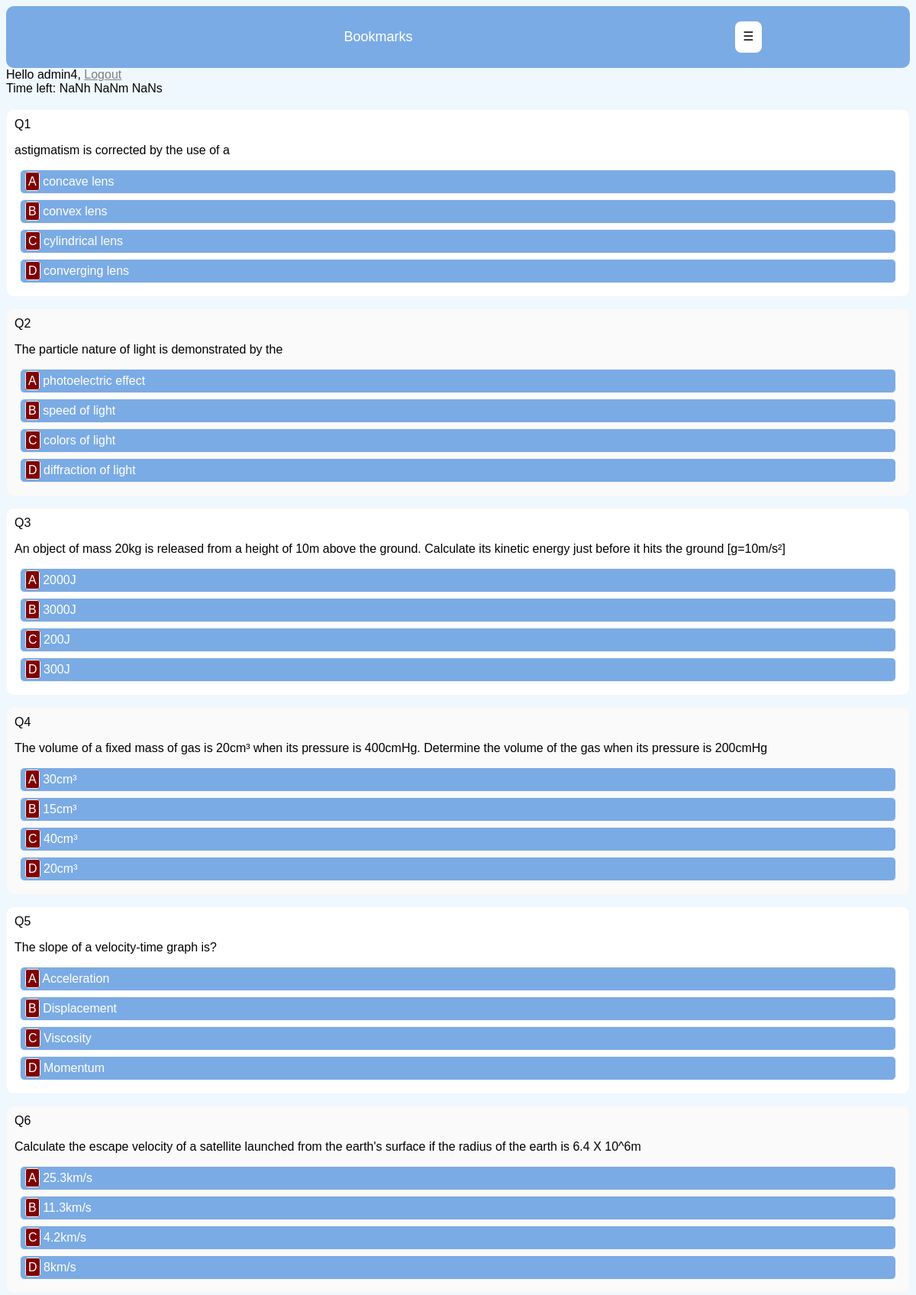
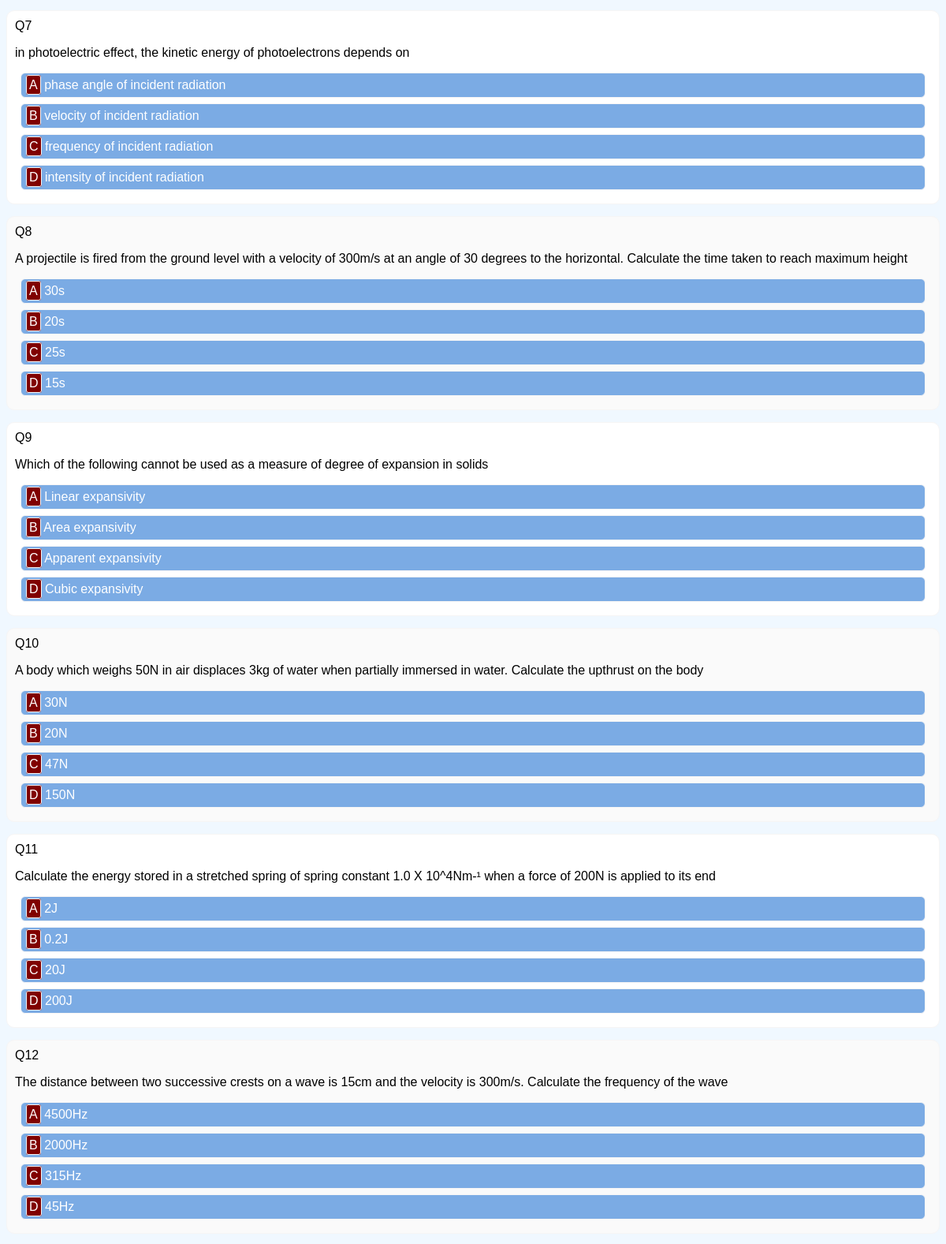
The app's page /account/quiz/Physics/ (signed in, upper part) with its own data (2 pictures, top to bottom).
### account/models.py (models this page shows, shortened)
class Question(models.Model):
	course = models.ForeignKey(Subject, on_delete=models.CASCADE, related_name='questions')
	question = models.CharField(max_length=300)
	optionA = models.CharField(max_length=250)
	optionB = models.CharField(max_length=250)
	optionC = models.CharField(max_length=250)
	optionD = models.CharField(max_length=250)
	options = [('A', 'A'), ('B', 'B'), ('C', 'C'), ('D', 'D')]
	answer = models.CharField(max_length=250, choices=options)

### account/views.py (the view)
# urls.py: path('quiz/<slug:subject>/', views.quiz, name='quiz'),
def quiz(request, subject):
	quiz_questions = Question.objects.filter(course__subject_name=subject).all().order_by('?')[:30]
	total = Question.objects.filter(course__subject_name=subject).all().count()
	subject = subject
	if total <= 30:
		total = total
	else:
		total = 30
	return render(request, 'quiz/quiz.html',{'subject': subject, 'section': 'quiz',
								'total': total, 'quiz_questions': quiz_questions})

### account/templates/quiz/quiz.html (shortened to what this page needs)
{% extends 'account/base.html' %}
{% block content %}
	<div id='time'></div>
	<div id='questiondiv'>
		<br/>
		{% for question in quiz_questions %}
			<div class='questiondata' data-question='{{ forloop.counter }}'
			data-answer='{{ question.answer }}'>
				<span>Q{{ forloop.counter }}</span><br/>
				<p>{{ question.question }}</p>
				<div id='options'>
					<section data-choice='A' data-at='{{ forloop.counter }}' class='answerChoice'>
						<span class='wrapped'>A</span>
						<span>{{ question.optionA }}
					</section>
					<section data-choice='B' data-at='{{ forloop.counter }}' class='answerChoice'>
						<span class='wrapped'>B</span>
						<span>{{ question.optionB }}
					</section>
					<section data-choice='C' data-at='{{ forloop.counter }}' class='answerChoice'>
						<span class='wrapped'>C</span>
						<span>{{ question.optionC }}
					</section>
					<section data-choice='D' data-at='{{ forloop.counter }}' class='answerChoice'>
						<span class='wrapped'>D</span>
						<span>{{ question.optionD }}
					</section>
				</div>
			</div>
		{% endfor %}
	</div>
{% endblock %}

### account/templates/account/base.html (shortened to what this page needs)
{% load static %}
<!DOCTYPE html>
<html>
  <head>
  </head>
  <body>
     <div id="header">
     	<nav>
     		<section class="logo">Bookmarks</section>
     		<span class='burger'>&#x2630;</span>
     	</nav>
     </div>
     <span class="user">
     		{% if request.user.is_authenticated %}
     			 Hello {{ request.user.username }},
     			 <a href="{% url 'logout' %}" style='color: grey;'>
     		 		Logout
     		 	</a>
     		{% else %}
     			<a href="{% url 'login' %}" style='color: grey;'>Log-in</a>
     		{% endif %}
     	</span>
     	{% block content %}
     	{% endblock %}
  </body>
</html>

### account/templates/account/base.html (style rules this page uses)
#header { background-color: rgb(123,171,228); border-radius: 10px; text-align: center; padding: 20px; }
#header .logo { color: white; font-size: large; }
body { font-family: Sans-Serif, Arial; }
nav { display: flex; flex-wrap: wrap; }
.logo { width: 80%; padding: 10px; }
a { color: navy; }
nav .burger { padding: 10px; background-color: white; border-radius: 8px; }

### account/templates/quiz/quiz.html (style rules this page uses)
.questiondata { border-radius: 10px; border: 1px solid #f6f5f5; padding: 10px; background: white; margin-bottom: 15px; }
.wrapped { border: 1px solid #f6f5f5; padding: 3px; border-radius: 3px; background-color: maroon; }
.answerChoice { border: 1px solid #f6f5f5; padding: 6px; border-radius: 6px; margin: 7px; background-color: rgb(123,171,228); color: white; }
.questiondata:nth-child(even) { background: #fafafa; }
body { background: #f0f8ff; }

### records on screen
Question: question "astigmatism is corrected by the use of a", optionA "concave lens", optionB "convex lens", optionC "cylindrical lens", optionD "converging lens"
Question: question "The particle nature of light is demonstrated by the", optionA "photoelectric effect", optionB "speed of light", optionC "colors of light", optionD "diffraction of light"
Question: question "An object of mass 20kg is released from a height of 10m above the ground. Calculate its kinetic energy just before it hits the ground [g=10m/s²]", optionA "2000J", optionB "3000J", optionC "200J", optionD "300J"
Question: question "The volume of a fixed mass of gas is 20cm³ when its pressure is 400cmHg. Determine the volume of the gas when its pressure is 200cmHg", optionA "30cm³", optionB "15cm³", optionC "40cm³", optionD "20cm³"
Question: question "The slope of a velocity-time graph is?", optionA "Acceleration", optionB "Displacement", optionC "Viscosity", optionD "Momentum"
Question: question "Calculate the escape velocity of a satellite launched from the earth's surface if the radius of the earth is 6.4 X 10^6m", optionA "25.3km/s", optionB "11.3km/s", optionC "4.2km/s", optionD "8km/s"
Question: question "in photoelectric effect, the kinetic energy of photoelectrons depends on", optionA "phase angle of incident radiation", optionB "velocity of incident radiation", optionC "frequency of incident radiation", optionD "intensity of incident radiation"
Question: question "A projectile is fired from the ground level with a velocity of 300m/s at an angle of 30 degrees to the horizontal. Calculate the time taken to reach maximum height", optionA "30s", optionB "20s", optionC "25s", optionD "15s"
Question: question "Which of the following cannot be used as a measure of degree of expansion in solids", optionA "Linear expansivity", optionB "Area expansivity", optionC "Apparent expansivity", optionD "Cubic expansivity"
Question: question "A body which weighs 50N in air displaces 3kg of water when partially immersed in water. Calculate the upthrust on the body", optionA "30N", optionB "20N", optionC "47N", optionD "150N"
Question: question "Calculate the energy stored in a stretched spring of spring constant 1.0 X 10^4Nm-¹ when a force of 200N is applied to its end", optionA "2J", optionB "0.2J", optionC "20J", optionD "200J"
Question: question "The distance between two successive crests on a wave is 15cm and the velocity is 300m/s. Calculate the frequency of the wave", optionA "4500Hz", optionB "2000Hz", optionC "315Hz", optionD "45Hz"

### other values on screen
{{ request.user.username }} "admin4"
